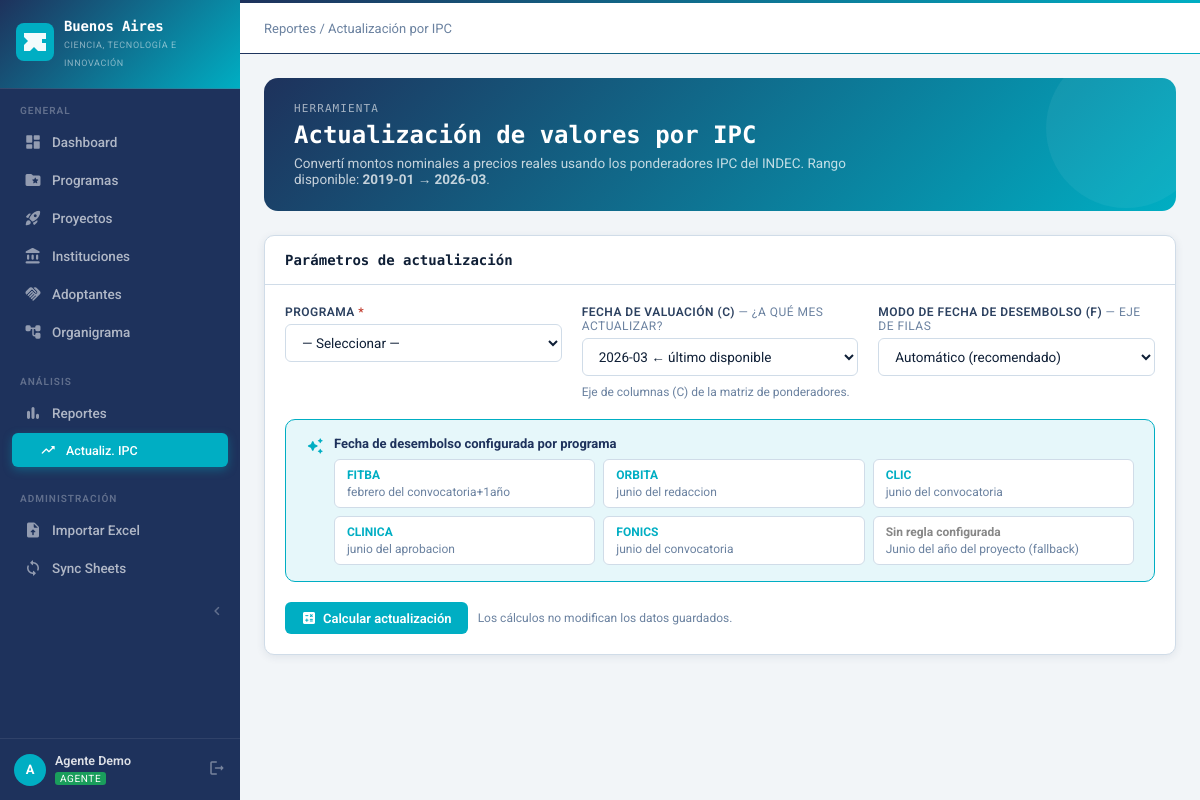
Screenshot of /herramientas/ipc (signed in) with the database file from the repository.
### tables this page shows
CREATE TABLE configuracion (clave TEXT PRIMARY KEY, valor TEXT);

CREATE TABLE programas (
        id INTEGER PRIMARY KEY AUTOINCREMENT,
        codigo TEXT UNIQUE NOT NULL,
        nombre TEXT NOT NULL,
        descripcion TEXT,
        color TEXT DEFAULT '#1565C0',
        icono TEXT DEFAULT 'folder',
        activo INTEGER DEFAULT 1
    );

### blueprints/reportes.py (the view, shortened to what this page needs)
@bp.route('/herramientas/ipc', methods=['GET', 'POST'])
@login_required
def ipc():
    ultima_fecha, primera_fecha = get_ipc_config()
    periodos_disp = [r['fecha_desembolso'] for r in
        query("SELECT DISTINCT fecha_desembolso FROM ponderadores_ipc ORDER BY fecha_desembolso")]
    programas = query("SELECT * FROM programas WHERE activo=1 ORDER BY id")
    ipc_rules = {}
    for p in programas:
        rule = get_ipc_rule(p['id'])
        ipc_rules[p['id']] = {
            'tiene_regla': bool(rule),
            'label':       ipc_fecha_desemb_label(p['id']) if rule else None,
        }
    resultados, params_form, errores = [], {}, []
    total_nominal = total_real = 0
    return render_template('reports/ipc.html',
        programas=programas, ipc_rules=ipc_rules,
        periodos_disp=periodos_disp, ultima_fecha=ultima_fecha, primera_fecha=primera_fecha,
        resultados=resultados, params_form=params_form,
        errores=errores, total_nominal=total_nominal, total_real=total_real)

### database.py (called while the page is built)
def get_db():
    conn = sqlite3.connect(DB_PATH)
    conn.row_factory = sqlite3.Row
    conn.execute("PRAGMA foreign_keys = ON")
    return conn

def query(sql, args=(), one=False):
    conn = get_db()
    cur = conn.execute(sql, args)
    rv = cur.fetchall()
    conn.close()
    return (rv[0] if rv else None) if one else rv

### helpers/auth.py (called while the page is built)
def login_required(f):
    @wraps(f)
    def decorated(*args, **kwargs):
        if 'user_id' not in session:
            return redirect(url_for('auth.login'))
        return f(*args, **kwargs)
    return decorated

def can_edit():
    return session.get('rol') in ['admin', 'agente']

def is_admin():
    return session.get('rol') == 'admin'

### helpers/ipc.py (called while the page is built)
def get_ipc_config():
    meta = {r['clave']: r['valor'] for r in
            query("SELECT clave, valor FROM configuracion WHERE clave LIKE 'ipc_%'")}
    return (meta.get('ipc_ultima_fecha', '2026-02'),
            meta.get('ipc_primera_fecha', '2019-01'))

def get_ipc_rule(programa_id):
    return query("SELECT * FROM ipc_config WHERE programa_id=?", (programa_id,), one=True)

def ipc_fecha_desemb_label(programa_id):
    rule = query("SELECT * FROM ipc_config WHERE programa_id=?", (programa_id,), one=True)
    if not rule:
        return None
    meses = {
        '01': 'enero',   '02': 'febrero',   '03': 'marzo',
        '04': 'abril',   '05': 'mayo',       '06': 'junio',
        '07': 'julio',   '08': 'agosto',     '09': 'septiembre',
        '10': 'octubre', '11': 'noviembre',  '12': 'diciembre',
    }
    mes_nombre  = meses.get(rule['mes_desembolso'], rule['mes_desembolso'])
    campo_label = {
        'anio':           'convocatoria',
        'anio_redaccion': 'redaccion',
        'anio_aprobacion':'aprobacion',
    }.get(rule['campo_anio'], rule['campo_anio'])
    offset_txt = f"+{rule['anio_offset']}año" if rule['anio_offset'] else ""
    return f"{mes_nombre} del {campo_label}{offset_txt}"

### templates/reports/ipc.html (shortened to what this page needs)
{% extends "base.html" %}
{% block breadcrumb %}
  <a href="{{ url_for('reportes.index') }}" style="color:var(--text-muted);text-decoration:none;">Reportes</a>
  / Actualización por IPC
{% endblock %}
{% block content %}
<div style="background:linear-gradient(135deg,#1E325C 0%,#00AEC3 100%);border-radius:14px;padding:24px 30px;margin-bottom:24px;color:#fff;position:relative;overflow:hidden;">
  <div style="position:absolute;right:-30px;top:-30px;width:160px;height:160px;border-radius:50%;background:rgba(255,255,255,.05);"></div>
  <div style="position:relative;z-index:1;">
    <div style="font-size:11px;opacity:.6;letter-spacing:.1em;text-transform:uppercase;font-family:'Encode Sans',sans-serif;margin-bottom:6px;">Herramienta</div>
    <h1 style="font-family:'Encode Sans',sans-serif;font-size:24px;font-weight:800;margin-bottom:6px;">Actualización de valores por IPC</h1>
    <p style="opacity:.75;font-size:13.5px;max-width:560px;">
      Convertí montos nominales a precios reales usando los ponderadores IPC del INDEC.
      Rango disponible: <strong>{{ primera_fecha }}</strong> → <strong>{{ ultima_fecha }}</strong>.
    </p>
  </div>
</div>
<div class="card mb-3">
  <div class="card-header">
    <span class="card-title">Parámetros de actualización</span>
  </div>
  <div class="card-body">
    <form method="post" id="ipc-form">
      <div style="display:grid;grid-template-columns:1fr 1fr 1fr;gap:20px;margin-bottom:20px;">
        <div class="form-group">
          <label class="form-label">Programa <span style="color:var(--red);">*</span></label>
          <select name="programa_id" class="form-control" required onchange="actualizarModo()">
            <option value="">— Seleccionar —</option>
          </select>
        </div>
        <div class="form-group">
          <label class="form-label">
            Fecha de valuación (C)
            <span class="text-muted text-sm" style="font-weight:400;">— ¿A qué mes actualizar?</span>
          </label>
          <select name="fecha_valuacion" class="form-control">
            {% for p in periodos_disp|reverse %}
            <option value="{{ p }}"
              {% if (params_form.get('fecha_valuacion') and params_form['fecha_valuacion'][0] == p) or (not params_form and p == ultima_fecha) %}selected{% endif %}>
              {{ p }}{% if p == ultima_fecha %} ← último disponible{% endif %}
            </option>
            {% endfor %}
          </select>
          <p class="text-sm text-muted" style="margin-top:4px;">Eje de columnas (C) de la matriz de ponderadores.</p>
        </div>
        <div class="form-group">
          <label class="form-label">
            Modo de fecha de desembolso (F)
            <span class="text-muted text-sm" style="font-weight:400;">— Eje de filas</span>
          </label>
          <select name="modo_desembolso" class="form-control" id="modo-select" onchange="mostrarOpcionModo()">
            <option value="auto" {% if not params_form or params_form.get('modo_desembolso',['auto'])[0]=='auto' %}selected{% endif %}>Automático (recomendado)</option>
          </select>
        </div>
      </div>
      <div id="opt-auto-box" class="info-box" style="background:var(--teal-pale);border:1px solid var(--teal);">
        <div style="display:flex;gap:10px;align-items:flex-start;">
          <span class="material-icons-round" style="color:var(--teal);font-size:18px;flex-shrink:0;margin-top:1px;">auto_awesome</span>
          <div style="flex:1;">
            <p style="font-weight:700;font-size:13px;color:var(--navy);margin-bottom:8px;">Fecha de desembolso configurada por programa</p>
            <div style="display:grid;grid-template-columns:repeat(auto-fill,minmax(200px,1fr));gap:8px;">
              {% for p in programas %}
              {% if ipc_rules.get(p.id, {}).get('tiene_regla') %}
              <div style="background:var(--surface);border-radius:6px;padding:8px 12px;border:1px solid var(--border);">
                <div style="font-weight:700;font-size:12px;color:var(--teal);margin-bottom:3px;">{{ p.codigo }}</div>
                <div class="text-sm text-muted">{{ ipc_rules[p.id]['label'] }}</div>
              </div>
              {% endif %}
              {% endfor %}
              <div style="background:var(--surface);border-radius:6px;padding:8px 12px;border:1px solid var(--border);">
                <div style="font-weight:700;font-size:12px;color:var(--gray);margin-bottom:3px;">Sin regla configurada</div>
                <div class="text-sm text-muted">Junio del año del proyecto (fallback)</div>
              </div>
            </div>
          </div>
        </div>
      </div>
              {% set meses = [('01','Enero'),('02','Febrero'),('03','Marzo'),('04','Abril'),('05','Mayo'),('06','Junio'),('07','Julio'),('08','Agosto'),('09','Septiembre'),('10','Octubre'),('11','Noviembre'),('12','Diciembre')] %}
      <div style="margin-top:20px;display:flex;gap:10px;align-items:center;">
        <button type="submit" class="btn btn-primary">
          <span class="material-icons-round">calculate</span> Calcular actualización
        </button>
        <span class="text-sm text-muted">Los cálculos no modifican los datos guardados.</span>
      </div>
    </form>
  </div>
</div>
{% endblock %}

### static/css/style.css (style rules this page uses)
:root { --navy: #1E325C; --teal: #00AEC3; --gray: #878787; --white: #FFFFFF; --navy-mid: #2B4470; --navy-light: #3A5585; --teal-dark: #007F8F; --teal-mid: #4EC8D8; --teal-light: #A8E4EC; --teal-pale: #E6F7FA; --grad-main: linear-gradient(135deg, #1E325C 0%, #00AEC3 100%); --grad-light: linear-gradient(135deg, #FFFFFF 0%, #1E325C 100%); --green: #1A9E5C; --green-pale: #E6F5EE; --red: #C0392B; --red-pale: #FDEDEC; --gold: #E0A800; --gold-light: #FEF9E7; --orange: #D35400; --orange-pale:#FEF0E6; --purple: #6C3483; --purple-pale:#F4ECF7; --blue: var(--teal); --blue-light: var(--teal-mid); --blue-pale: var(--teal-pale); --bg: #F2F5F8; --surface: #FFFFFF; --surface-2: #F7FAFB; --border: #D0DCE8; --text: #0F1F36; --text-mid: #2C4160; --text-muted: #6B82A0; --sidebar-w: 240px; --radius: 10px; --radius-sm: 6px; --shadow: 0 2px 8px rgba(30,50,92,.09); --shadow-md: 0 4px 16px rgba(30,50,92,.13); --shadow-lg: 0 8px 32px rgba(30,50,92,.18); }
*, *::before, *::after { box-sizing: border-box; margin: 0; padding: 0; }
html { font-size: 15px; }
body { font-family: 'Roboto', sans-serif; background: var(--bg); color: var(--text); min-height: 100vh; }
h1,h2,h3,h4,h5 { font-family: 'Encode Sans', sans-serif; font-weight: 700; }
.card { background: var(--surface); border-radius: var(--radius); border: 1px solid var(--border); box-shadow: var(--shadow); }
.card-header { padding: 16px 20px; border-bottom: 1px solid var(--border); display: flex; align-items: center; justify-content: space-between; gap: 12px; }
.card-title { font-size: 14px; font-weight: 600; font-family: 'Encode Sans', sans-serif; }
.card-body { padding: 20px; }
.form-group { display: flex; flex-direction: column; gap: 5px; }
.form-label { font-size: 12px; font-weight: 600; color: var(--text-mid); text-transform: uppercase; letter-spacing: .04em; }
.form-control { padding: 9px 12px; border: 1.5px solid var(--border); border-radius: var(--radius-sm); font-family: 'Roboto', sans-serif; font-size: 13.5px; color: var(--text); background: var(--surface); transition: border-color .15s, box-shadow .15s; outline: none; width: 100%; }
select.form-control { cursor: pointer; }
.btn { display: inline-flex; align-items: center; gap: 6px; padding: 8px 16px; border-radius: var(--radius-sm); font-family: 'Roboto', sans-serif; font-size: 13px; font-weight: 600; cursor: pointer; border: none; text-decoration: none; transition: all .15s; white-space: nowrap; }
.btn .material-icons-round { font-size: 16px; }
.btn-primary { background: var(--blue); color: #fff; }
.text-muted { color: var(--text-muted); }
.text-sm { font-size: 12px; }
.mb-3 { margin-bottom: 24px; }

### templates/reports/ipc.html (style rules this page uses)
.info-box { background:var(--surface-2);border:1px solid var(--border); border-radius:var(--radius);padding:16px 20px;margin-bottom:4px; }

### rows the page displays
configuracion: valor "2019-01"
configuracion: valor "2026-03", fecha_valuacion "2026-03 ← último disponible"
programas: codigo "FITBA", id "febrero del convocatoria+1año"
programas: codigo "ORBITA", ipc_rules "junio del redaccion"
programas: codigo "CLIC", ipc_rules "junio del convocatoria"
programas: codigo "CLINICA", ipc_rules "junio del aprobacion"
programas: codigo "FONICS", ipc_rules "junio del convocatoria"

### other values shown
{{ session.nombre[0] }} "A"
{{ session.nombre }} "Agente Demo"
{{ session.rol }} "AGENTE"
